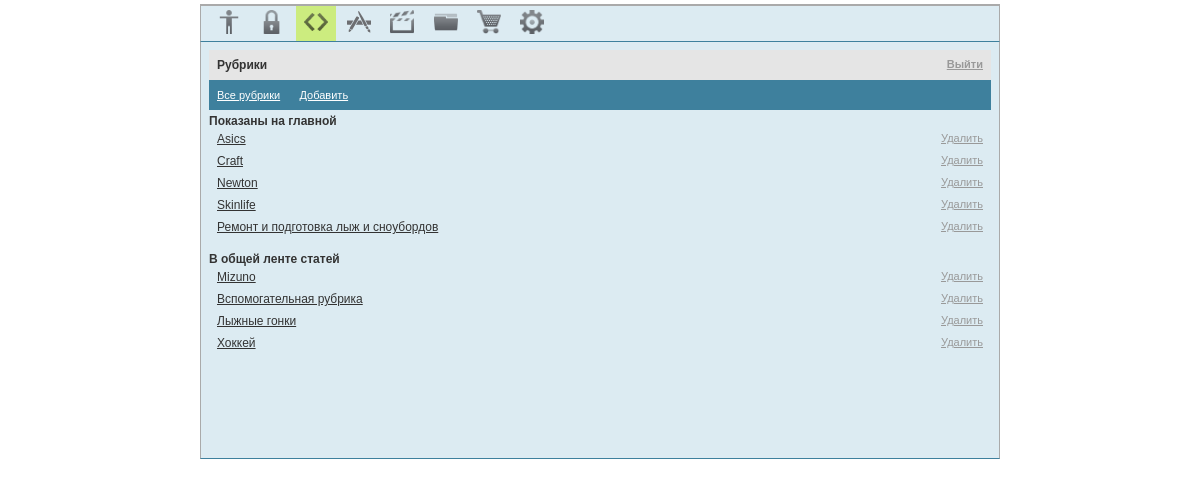
The app's page /admin/index.php?p=heading (signed in) with its own data.
### tables this page shows
CREATE TABLE `heading` (
  `id_heading` int(11) NOT NULL AUTO_INCREMENT,
  `name` text NOT NULL,
  `onMain` tinyint(1) NOT NULL DEFAULT '0' COMMENT 'Показывать на главной странице',
  PRIMARY KEY (`id_heading`)
);

### common/CPage.php (called while the page is built, shortened)
<?php
abstract class CPage {
        ?>
        <?php
    public function content() {
        if (function_exists('p_content'))
            return p_content();
    }
}
?>

### common/CHeading.php (the view, shortened to what this page needs)
<?php
class CHeading {
    private $id_heading;
    private $name;
    public function __construct($id_heading) {
        $result = mysql_query("SELECT * FROM `heading` WHERE `id_heading`='$id_heading'");
        $row = mysql_fetch_array($result);
        $this->id_heading = $id_heading;
        $this->name = $row['name'];
    }
    public function show() {
        ?>
        <div class="list_item">
            <a href='index.php?p=heading_edit&id_heading=<?php echo $this->id_heading; ?>'> <?php echo $this->name; ?></a>
            <a class='small_grey right' href="heading_delete.php?id_heading=<?php echo $this->id_heading; ?>" onclick="if(!confirm('Вы действительно хотите удалить рубрику ( <?php echo $this->name; ?> )?')) return false;">Удалить</a>
        </div>
        <?php
    }
}
?>

### admin/_heading.php (shortened to what this page needs)
<?php
function p_dark_block() {
    ?>
    <a href='index.php?p=heading'>Все рубрики</a>
    <a href='index.php?p=heading_add'>Добавить</a>
    <?php
}
function p_content() {
    include '../common/CHeading.php';
    echo "<div><b>Показаны на главной</b></div>";
    $result = mysql_query("SELECT `id_heading` FROM `heading` WHERE `onMain`='1' ORDER BY `name` ASC");
    while($row = mysql_fetch_array($result)){
        $heading = new CHeading($row['id_heading']);
        $heading->show();
    }
    echo "<br>";
    echo "<div><b>В общей ленте статей</b></div>";
    $result = mysql_query("SELECT `id_heading` FROM `heading`  WHERE `onMain`='0' ORDER BY `name` ASC");
    while($row = mysql_fetch_array($result)){
        $heading = new CHeading($row['id_heading']);
    }
}
?>

### admin/css/general.css (style rules this page uses)
* { margin: 0; padding: 0; direction: ltr; font-family: tahoma, arial, verdana, sans-serif, Lucida Sans; font-size: 12px; color: #333333; }
html,body { background-color: white; }
a { cursor: pointer; }
.small_grey { font-size: 11px; color: #999999; margin-left: 8px; }
.right { float: right; }
.dark_block a { color: white; margin-right: 16px; font-size: 11px; }
.list_item { padding: 4px 8px; }

### records on screen
heading: name "Asics"
heading: name "Craft"
heading: name "Newton"
heading: name "Skinlife"
heading: name "Ремонт и подготовка лыж и сноубордов"
heading: name "Mizuno"
heading: name "Вспомогательная рубрика"
heading: name "Лыжные гонки"
heading: name "Хоккей"

### other values on screen
$page->description() "Рубрики"
